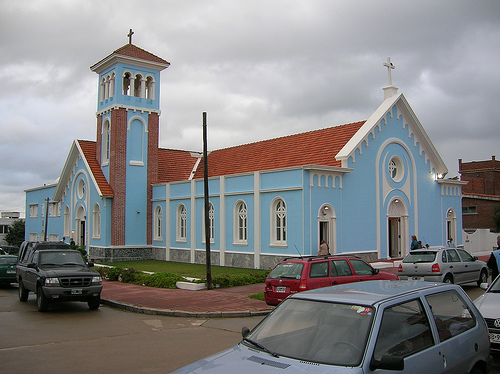
#> input picture examples/Deeplab/experiments/spk/1282.png, 500 x 374 px
$ python sobel.py
#> lines starting #> are read from the running program, lines starting #| are printed output that depends on the picture
# Author: Tao Hu <taohu620@gmail.com>

import cv2
img = cv2.imread("1282.png")
#> img is the input picture: shape (374, 500, 3); mean B, G, R 133.9, 133, 133.1
edge = cv2.Canny(img, 100, 200)
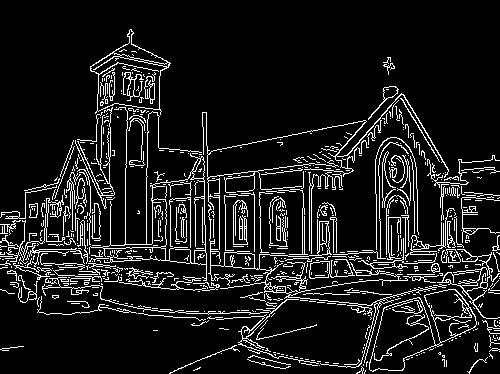
#> edge: shape (374, 500); 10.4% white in thin lines or dots
cv2.imwrite("edge.png",edge)
